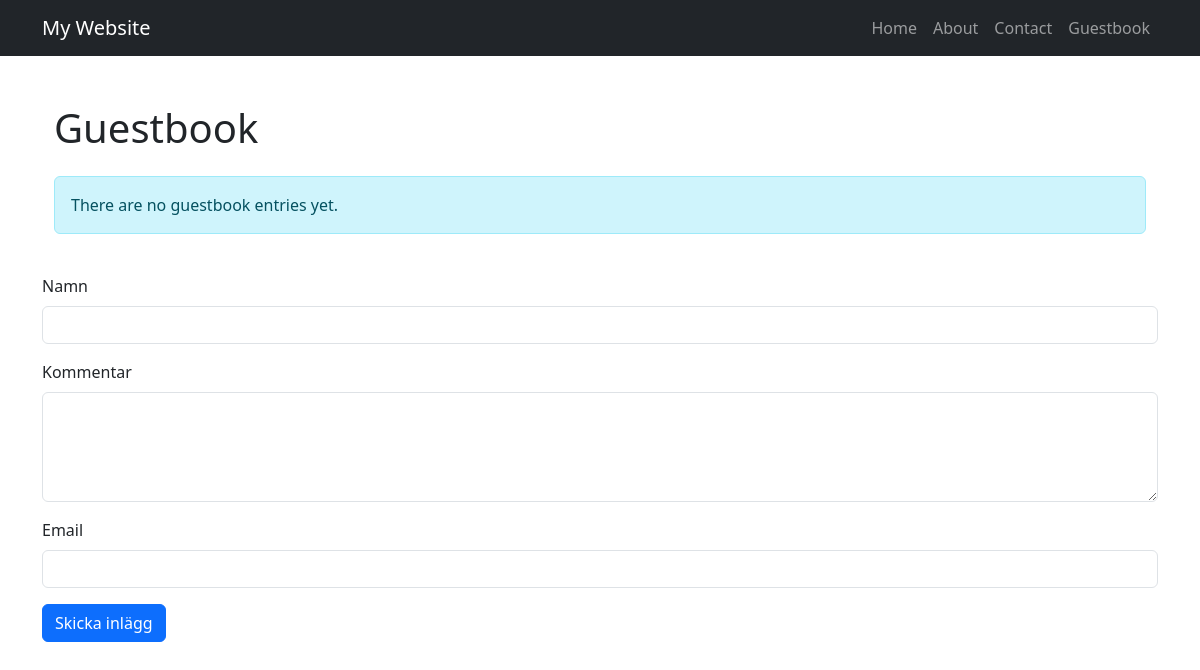
/guestbook/, run on an earlier commit of the app's database.
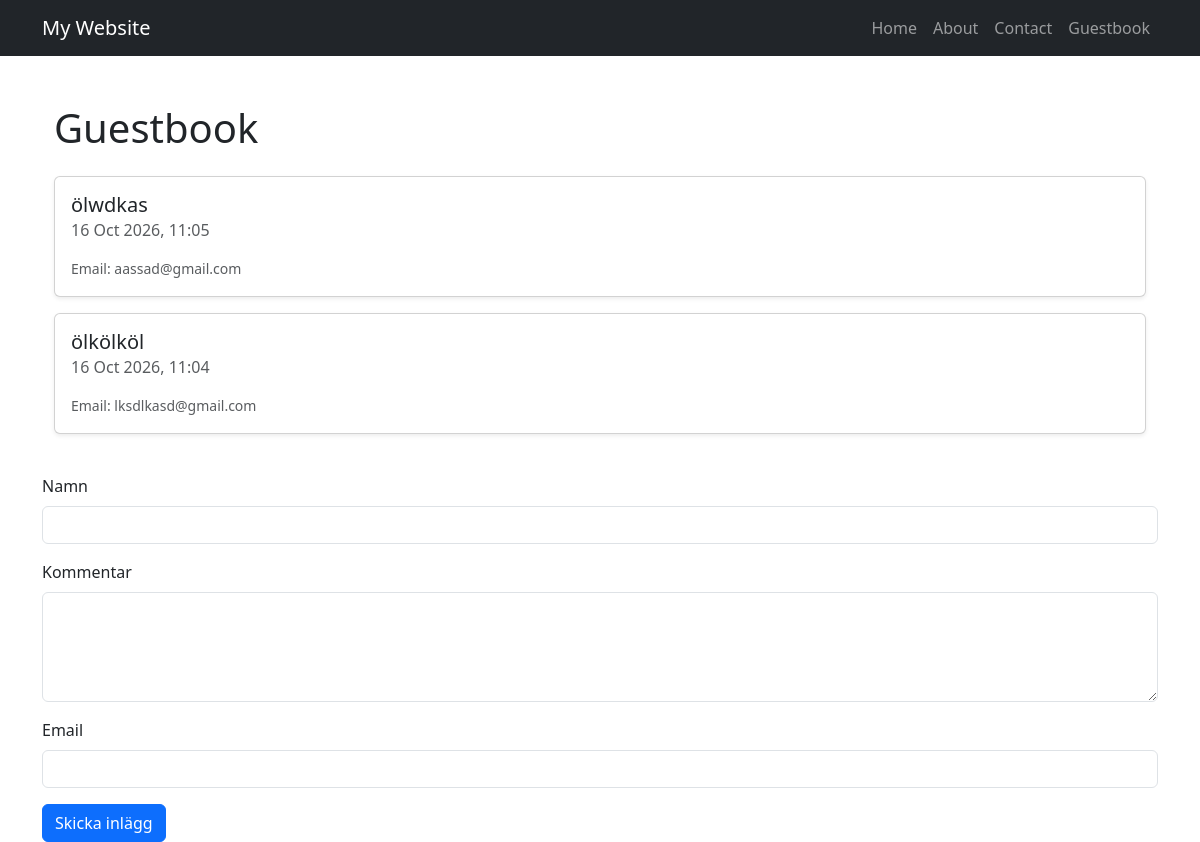
And on a later commit of the database.
### inlägg/models.py (models this page shows)
class GuestbookEntry(models.Model):
    name = models.CharField(max_length=100)
    content = models.TextField()
    email = models.EmailField()
    created_at = models.DateTimeField(auto_now_add=True)

### inlägg/views.py (the view, shortened to what this page needs)
# urls.py: path('guestbook/', views.guestbook, name='guestbook'),
def guestbook(request):
    entries = GuestbookEntry.objects.all().order_by('-created_at')
    return render(request, 'guestbook.html', {'entries': entries})

### inlägg/templates/guestbook.html (shortened to what this page needs)
{% extends '_base.html' %}
{% block content %}
<div class="container py-4">
    <h1 class="mb-4">Guestbook</h1>
    {% for entry in entries %}
        <div class="card mb-3 shadow-sm">
            <div class="card-body">
                <h5 class="card-title">
                    {{ entry.name }}
                </h5>
                <h6 class="card-subtitle mb-2 text-muted">
                    {{ entry.created_at|date:"d M Y, H:i" }}
                </h6>
                {% if entry.email %}
                    <p class="card-text">
                        <small class="text-muted">
                            Email: {{ entry.email }}
                        </small>
                    </p>
                {% endif %}
            </div>
        </div>
    {% empty %}
        <div class="alert alert-info">
            There are no guestbook entries yet.
        </div>
    {% endfor %}
</div>
<form method="POST">
    <div class="mb-3">
        <label for="name" class="form-label">Namn</label>
        <input
            type="text"
            name="name"
            id="name"
            class="form-control"
            required
        >
    </div>
    <div class="mb-3">
        <label for="content" class="form-label">Kommentar</label>
        <textarea
            name="content"
            id="comment"
            class="form-control"
            rows="4"
            required
        ></textarea>
    </div>
    <div class="mb-3">
        <label for="email" class="form-label">Email</label>
        <input
            type="email"
            name="email"
            id="name"
            class="form-control"
            required
        >
    </div>
    <button type="submit" class="btn btn-primary">
        Skicka inlägg
    </button>
</form>
{% endblock %}

### templates/_base.html (shortened to what this page needs)
<!doctype html>
<html lang="en">
<head>
    <link href="https://cdn.jsdelivr.net/npm/bootstrap@5.1.3/dist/css/bootstrap.min.css" rel="stylesheet"
>
</head>
<body>
<!DOCTYPE html>
<html lang="sv">
<head>
    <link
        href="https://cdn.jsdelivr.net/npm/bootstrap@5.3.3/dist/css/bootstrap.min.css"
        rel="stylesheet"
    >
</head>
<body>
    <nav class="navbar navbar-expand-lg navbar-dark bg-dark">
        <div class="container">
            <a class="navbar-brand" href="/">My Website</a>
            <div class="collapse navbar-collapse" id="navbarMenu">
                <ul class="navbar-nav ms-auto">
                    <li class="nav-item">
                        <a class="nav-link" href="{% url 'index' %}">Home</a>
                    </li>
                    <li class="nav-item">
                        <a class="nav-link" href="{% url 'about' %}">About</a>
                    </li>
                    <li class="nav-item">
                        <a class="nav-link" href="{% url 'contact' %}">Contact</a>
                    </li>
                    <li class="nav-item">
                        <a class="nav-link" href="{% url 'guestbook' %}">Guestbook</a>
                    </li>
                </ul>
            </div>
        </div>
    </nav>
    <main class="container mt-4">
        {% block content %}
        {% endblock %}
    </main>
</body>
</html>
</body>
</html>

What changed in the data, as far as the page shows it:
added GuestbookEntry: name "ölwdkas", created_at "16 Oct 2026, 11:05", email "aassad@gmail.com"
added GuestbookEntry: name "ölkölköl", created_at "16 Oct 2026, 11:04", email "lksdlkasd@gmail.com"
Also different on the page:
text no longer shown: "There are no guestbook entries yet."
